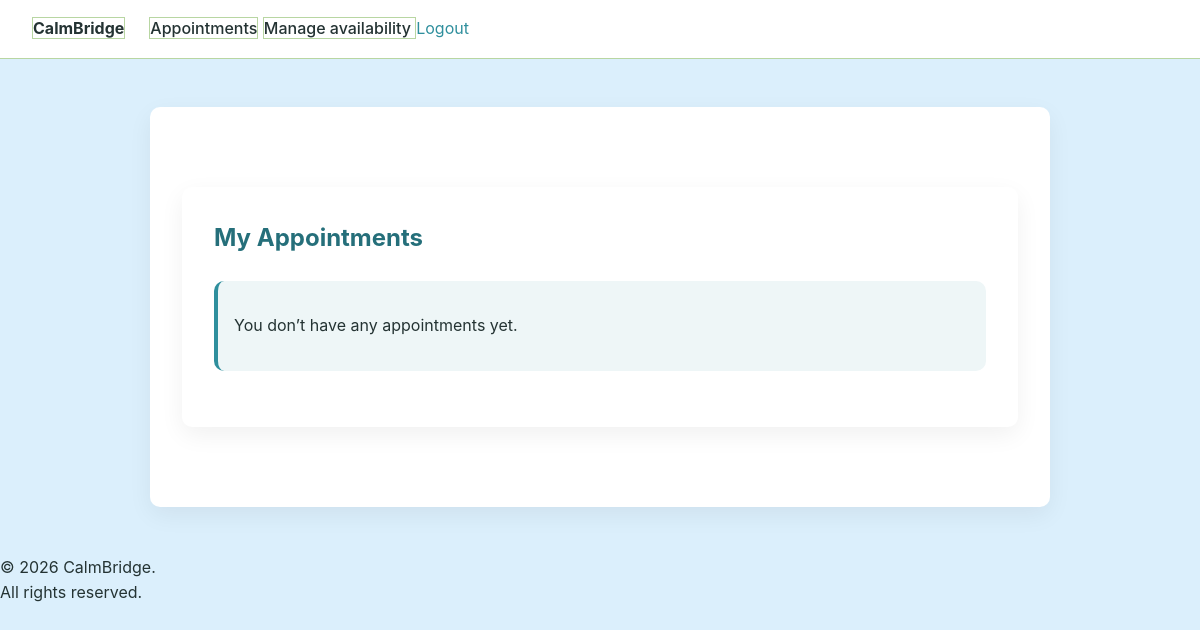
/appointments/ (signed in), run on an earlier commit of the app's database.
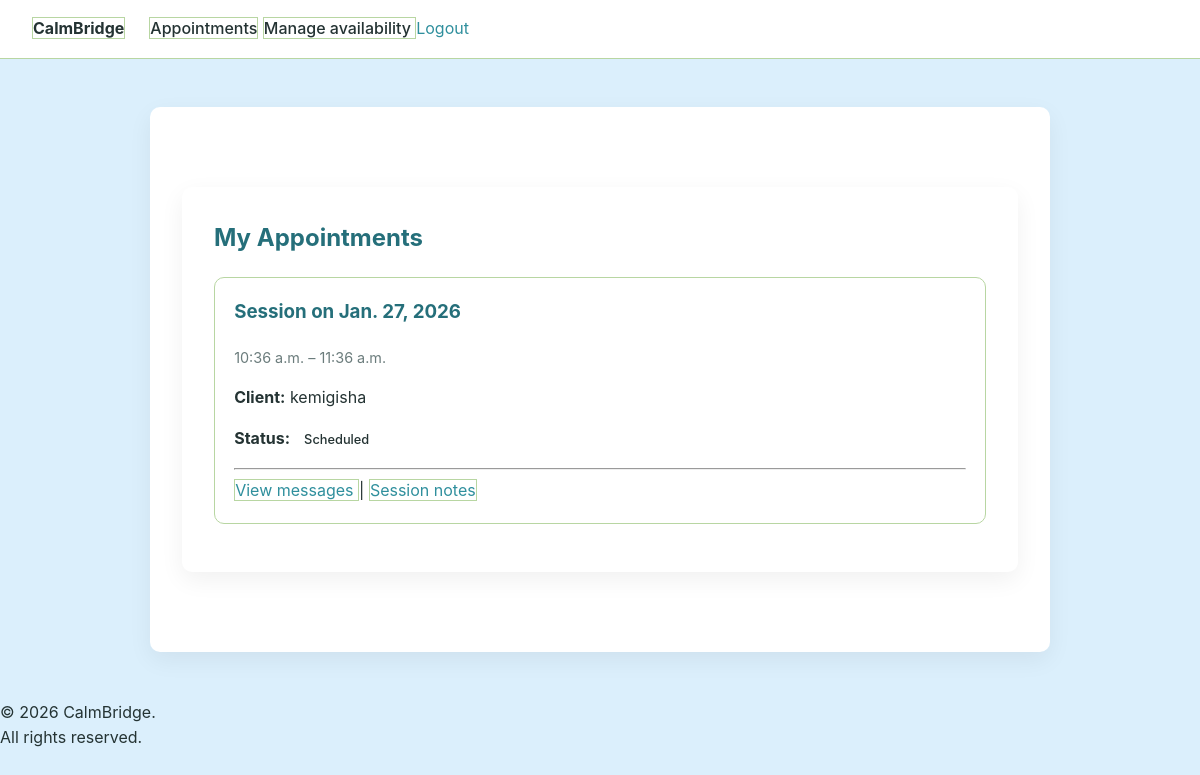
And on a later commit of the database.
### appointments/models.py (models this page shows, shortened)
class Appointment(models.Model):
    STATUS_CHOICES = (
        ("SCHEDULED", "Scheduled"),
        ("COMPLETED", "Completed"),
        ("CANCELLED", "Cancelled"),
    )
    therapist = models.ForeignKey(TherapistProfile, on_delete=models.CASCADE)
    patient = models.ForeignKey(PatientProfile, on_delete=models.CASCADE)
    date = models.DateField()
    start_time = models.TimeField()
    end_time = models.TimeField()
    status = models.CharField(
        max_length=20,
        choices=STATUS_CHOICES,
        default="SCHEDULED"
    )
    created_at = models.DateTimeField(auto_now_add=True)
    class Meta:
        ordering = ["date", "start_time"]

### accounts/models.py (models this page shows, shortened)
class PatientProfile(models.Model):
    user = models.OneToOneField(User, on_delete=models.CASCADE)

class User(AbstractUser):
    ROLE_CHOICES = (
        ('PATIENT', 'Patient'),
        ('THERAPIST', 'Therapist'),
    )
    role = models.CharField(max_length=20, choices=ROLE_CHOICES)

### appointments/views.py (the view)
# urls.py: path('', appointment_list, name='appointment_list'),
@login_required
def appointment_list(request):
    user = request.user
    if user.role == "THERAPIST":
        appointments = Appointment.objects.filter(
            therapist=user.therapistprofile
        )
    elif user.role == "PATIENT":
        patient, _ = PatientProfile.objects.get_or_create(user=user)
        appointments = Appointment.objects.filter(patient=patient)
    else:
        appointments = Appointment.objects.none()
    return render(
        request,
        "appointments/list.html",
        {"appointments": appointments}
    )

### templates/appointments/list.html
{% extends "base.html" %}
{% block content %}
<div class="container">
  <h2>My Appointments</h2>
  {% if appointments %}
    {% for appointment in appointments %}
      <div class="card">
        <h3>
          Session on {{ appointment.date }}
        </h3>
        <p class="muted">
          {{ appointment.start_time }} – {{ appointment.end_time }}
        </p>
        {% if user.role == "PATIENT" %}
          <p>
            <strong>Therapist:</strong>
            {{ appointment.therapist.user.username }}
          </p>
        {% elif user.role == "THERAPIST" %}
          <p>
            <strong>Client:</strong>
            {{ appointment.patient.user.username }}
          </p>
        {% endif %}
        <p>
          <strong>Status:</strong>
          <span class="status {{ appointment.status }}">
            {{ appointment.get_status_display }}
          </span>
        </p>
        <hr>
        <a href="{% url 'appointment_messages' appointment.id %}">
          View messages
        </a>
        {% if user.role == "THERAPIST" %}
          |
          <a href="{% url 'session_notes' appointment.id %}">
            Session notes
          </a>
        {% endif %}
      </div>
    {% endfor %}
  {% else %}
    <div class="notice">
      <p>You don’t have any appointments yet.</p>
    </div>
  {% endif %}
</div>
{% endblock %}

What changed in the data, as far as the page shows it:
added Appointment: date "Jan. 27, 2026", start_time "10:36 a.m.", end_time "11:36 a.m.", patient.user.username "kemigisha", status "Scheduled"
Also different on the page:
text no longer shown: "You don’t have any appointments yet."
